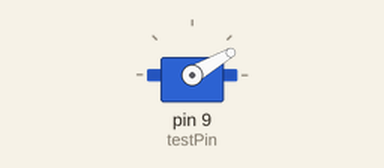
Bench run of a sketch on a simulated Arduino Uno, built with avr-gcc and run on an emulated ATmega328P. Shown: servo.

Above: at 0.05 s.
At 0.25 s:
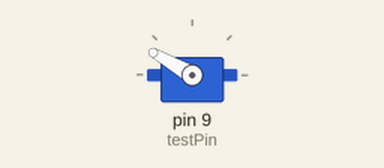
At 0.45 s:
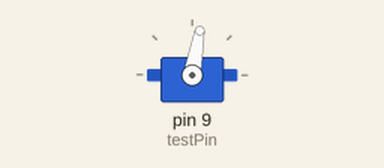
Timing chart, 0 to 3.0 s (numbered marks = the images above):
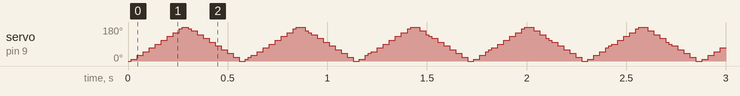

The sketch:

ControllingServo.ino
```cpp
/*
Instructions:
* Google 'Servo Motor'
*/


#include <Servo.h>

Servo testServo;
int testPin = 9;

void setup() {
  testServo.attach(testPin);
}

void loop() {

  for (int pos = 0; pos <= 180; pos += 10) {
    testServo.write(pos);
    delay(15);
  }

  for (int pos = 180; pos >= 0; pos -= 10) {
    testServo.write(pos);
    delay(15);
  }

}
```
